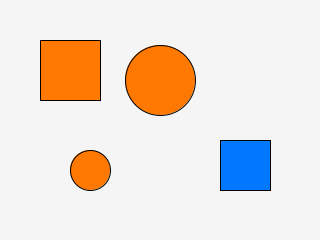
Frame 1 (no input)
Frame 2 (the mouse pressed at the canvas centre, redrawn once): identical to frame 1, image omitted

The Processing sketch that drew this single still picture (run headless with seeded random() and noise(); the mouse was pressed at the canvas centre and the sketch redrawn once):

// Processing sketch: multi_tab
// ── multi_tab.pde
// Multiple tabs + user classes with inheritance, overloading and an interface.
ArrayList<Shape> shapes = new ArrayList<Shape>();

void setup() {
  size(320, 240);
  shapes.add(new Box(40, 40, 60));
  shapes.add(new Ball(160, 80, 70));
  shapes.add(new Box(220, 140, 50, color(0, 120, 255)));
  shapes.add(new Ball(90, 170));
}

void draw() {
  background(245);
  for (Shape s : shapes) {
    s.display();
  }
  println(shapes.size(), describe(3), describe(2.5));
  noLoop();
}

String describe(int n) {
  return "int:" + n;
}

String describe(float f) {
  return "float:" + f;
}

// ── Shapes.pde
interface Drawable {
  void display();
}

abstract class Shape implements Drawable {
  float x, y;
  color c = color(255, 120, 0);

  Shape(float x, float y) {
    this.x = x;
    this.y = y;
  }
}

class Box extends Shape {
  float s;

  Box(float x, float y, float s) {
    super(x, y);
    this.s = s;
  }

  Box(float x, float y, float s, color c) {
    this(x, y, s);
    this.c = c;
  }

  void display() {
    fill(c);
    rect(x, y, s, s);
  }
}

class Ball extends Shape {
  float d;

  Ball(float x, float y) {
    this(x, y, 40);
  }

  Ball(float x, float y, float d) {
    super(x, y);
    this.d = d;
  }

  void display() {
    fill(c);
    ellipse(x, y, d, d);
  }
}
